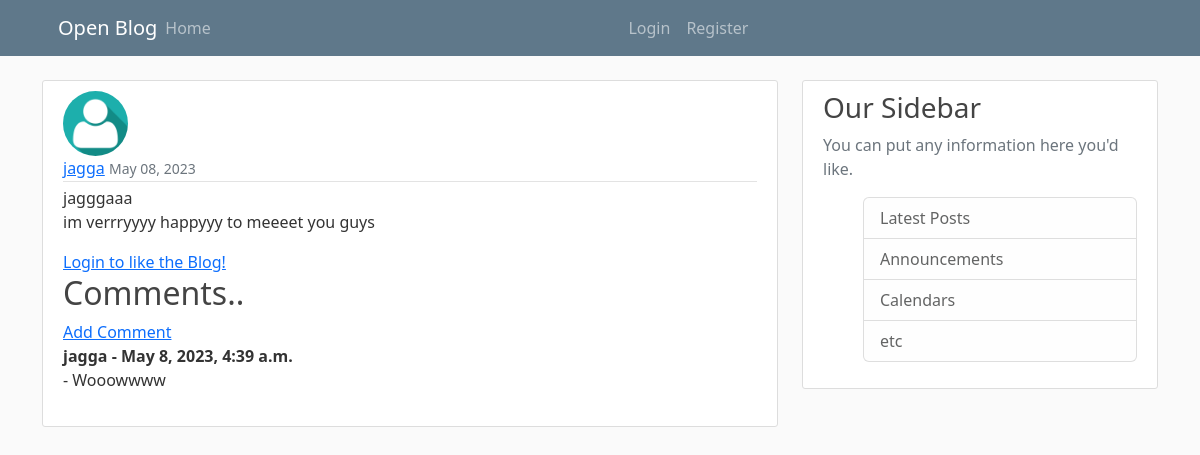
Screenshot of /post/11/ with the database file from the repository.
### blog/models.py (models this page shows, shortened)
class Post(models.Model):
    title = models.CharField(max_length=100)
    content = models.TextField()
    date_posted = models.DateTimeField(default=timezone.now)
    author = models.ForeignKey(User, on_delete = models.CASCADE)
    likes = models.ManyToManyField(User, related_name= 'blog_post_like')
    def totallLikes(self):
        return self.likes.count()

class Comment(models.Model):
    post = models.ForeignKey(Post, related_name= 'blog_post_comments', on_delete = models.CASCADE)
    name = models.CharField(max_length=80)
    body = models.TextField()
    date_posted = models.DateTimeField(auto_now_add=True)

### users/models.py (models this page shows, shortened)
class Profile(models.Model):
    user = models.OneToOneField(User, on_delete=models.CASCADE)
    image = models.ImageField(default='default.jpg', upload_to='profile_pics')

### blog/views.py (the view)
# urls.py: path('post/<int:pk>/', views.PostDetailView.as_view(), name= 'post-detail'),
class PostDetailView(DetailView):
    model = Post
    def get_context_data(self,*args, **kwargs):
        context = super(PostDetailView, self).get_context_data(*args,**kwargs)
        stuff = get_object_or_404(Post, id=self.kwargs['pk'])
        total_likes = stuff.totallLikes()
        liked = False
        if stuff.likes.filter(id = self.request.user.id).exists():
            liked = True
        context['users'] = Post.objects.all()
        context['total_likes'] = total_likes
        context['liked'] = liked
        return context

### blog/templates/blog/post_detail.html (shortened to what this page needs)
<!DOCTYPE html>
{% extends 'blog/base.html' %}
{% block content %}
        <article class="media content-section">
            <img class= "rounded-circle article-img" src="{{ object.author.profile.image.url }}">
        <div class="media-body">
            <div class="article-metadata">
            <a class="mr-2" href="#">{{ object.author }}</a>
            <small class="text-muted">{{ object.date_posted|date:"F d, Y" }}</small>
            </div>
            <h2class="article-title" > {{ object.title }}</h2>
            <p class="article-content">{{ object.content }}</p>
            {% if object.author != user %}
            <form action = "{% url 'post-like' object.id %}" method ="POST">
                {% if request.user.is_authenticated %}
                {% if liked %}
                    <button type="submit", name="postLike_id", value = "{{ object.id }}", class= "btn btn-danger btn-sm"> Unlike </button> {{ total_likes }} - Likes
                {% else %}
                    <button type="submit", name="postLike_id", value = "{{ object.id }}", class= "btn btn-primary btn-sm"> Like </button> {{ total_likes }} - Likes
                {% endif %}
                {% else %}
                <a class="mr-2" href="{% url 'login' %}"> Login to like the Blog!</a>
                {% endif %}
            </form>
            {% endif %}
            <h2> Comments.. </h2>
            {% if not post.blog_post_comments.all %}
                No Comments Yet... <a href ="{% url 'post-comment' object.id %} ">
                    Add One</a>
            {% else %}
            <a href="{% url 'post-comment' object.id %}"> Add Comment</a>
            <br/>
                {% for comment in post.blog_post_comments.all %}
                <strong>
                    {{comment.name}} -
                    {{ comment.date_posted }}
                </strong>
                <br/>
                - {{comment.body}}
                <br/>
                <br/>
                {% endfor %}
            {% endif %}
        </div>
        </article>
{% endblock content %}

### blog/static/blog/main.css (style rules this page uses)
body { background: #fafafa; color: #333333; margin-top: 5rem; }
h1, h2, h3, h4, h5, h6 { color: #444444; }
.content-section { background: #ffffff; padding: 10px 20px; border: 1px solid #dddddd; border-radius: 3px; margin-bottom: 20px; }
.article-content { white-space: pre-line; }
.article-img { height: 65px; width: 65px; margin-right: 16px; }
.article-metadata { padding-bottom: 1px; margin-bottom: 4px; border-bottom: 1px solid #e3e3e3 }

### rows the page displays
Post: author.profile.image (placeholder picture), author "jagga", date_posted "May 08, 2023", title "jagggaaa", content "im verrryyyy happyyy to meeeet you guys"
Comment: name "jagga", date_posted "May 8, 2023, 4:39 a.m.", body "Wooowwww"
